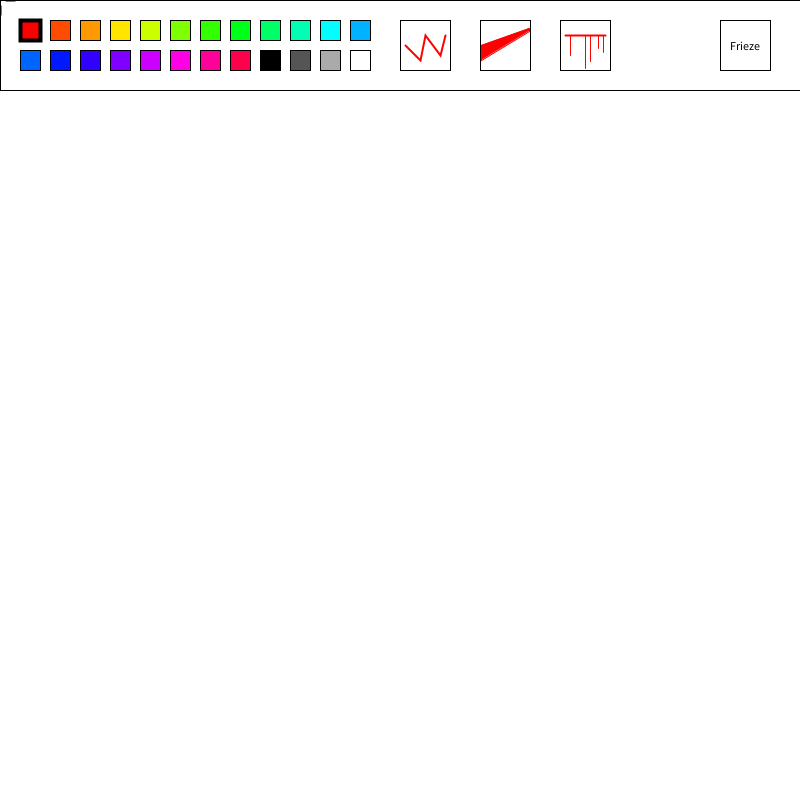
Frame 1 (no input)
Frame 60 (the mouse pressed at the canvas centre just before this capture): identical to frame 1, image omitted
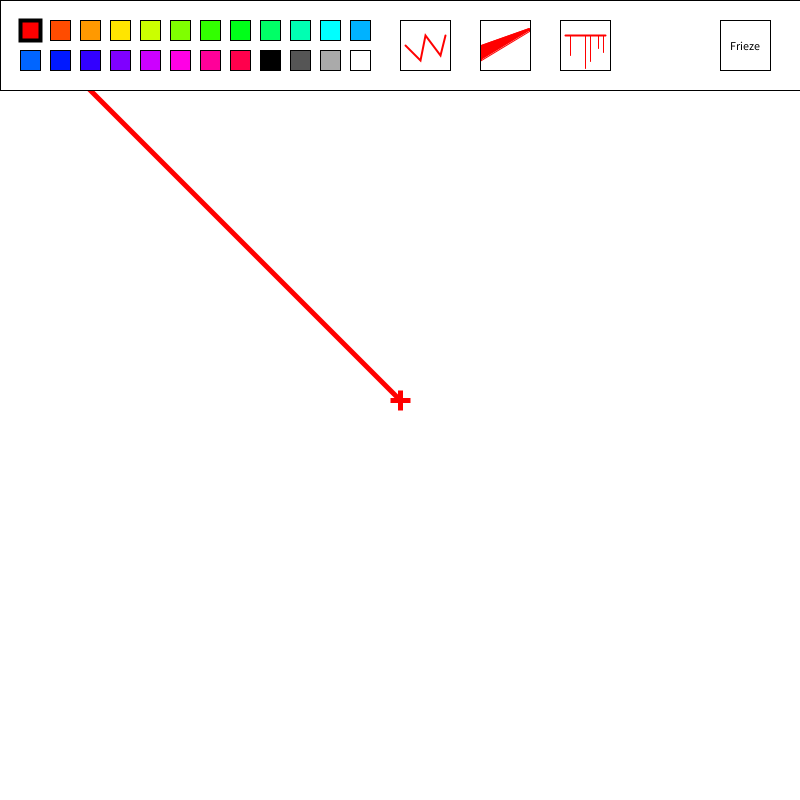
Frame 120 (the mouse held since frame 60 and released just before this capture)

The Processing sketch that drew these frames (run headless with seeded random() and noise(); from frame 60 on, the mouse is pressed at the canvas centre):

// Processing sketch: processing_78083
// ── processing_78083.pde


/************************************************************
 *                                                          *
 *                Bleeding Drawing Program 6.0              *
 *                Created by Colin WIllson                  *
 *                                                          *
 *                                                          *
 ************************************************************/

int sizeIndex = 1;
boolean eraser = false;
float erPosX = 0;
float erPosY = 0;
PImage scrGrb;
int[] selColor = {
  0, 255, 255
};

boolean toolClick = false;
int brushX;
int brushY;
int pbrushX;
int pbrushY;
int brushSize = 5;
int deBounce = 0;

Button[] buttons = new Button[25];
Button jitterBtn;
Button bleedBtn;
Button dripBtn;
//Button trigBtn;
Button friezeBtn;
PaintCursor paintCur;
LineBleed lineBleed;
JitterBrush jitterB;
DripBrush lineDrip;
FriezeBrush friezeBrush;
int[] buttonDef = {
  0, 0, 255
};



void setup() {

  size(800, 800);
  background(255);
  colorMode(HSB, 100, 255, 255);
  smooth();
  scrGrb = get();
  paintCur = new PaintCursor();
  lineBleed = new LineBleed();
  lineDrip = new DripBrush();
  jitterB = new JitterBrush();
  friezeBrush = new FriezeBrush("p111");
  jitterBtn = new Button(400, 20, 50, 50, buttonDef, 0, 1, false);
  bleedBtn = new Button(480, 20, 50, 50, buttonDef, 0, 1, false);
  dripBtn = new Button(560, 20, 50, 50, buttonDef, 0, 1, false);
 // trigBtn = new Button(640, 20, 50, 50, buttonDef, 0, 1, false);
  friezeBtn = new Button(720, 20, 50, 50, buttonDef, 0, 1, false, false);

  makeButtons();
  buttons[1].active = true;
}



void draw() {

  brushX = mouseX;
  brushY = mouseY;
  pbrushX = pmouseX;
  pbrushY = pmouseY;

  //background(255);

  image(scrGrb, 0, 0, width, height);
  //Size Changer
  strokeWeight(1);
  stroke(0, 255, 0);

  lineBleed.display();
  lineDrip.display();

  drawToolBar();

  if (mousePressed) { 
    if (toolClick == false) {
      if (jitterBtn.active == true) { 

        jitterB.display();

        println("jitter");
      }
      if (bleedBtn.active == true) {

        lineBleed.drawLine();

        println("bleed");
      }
      if (dripBtn.active == true) {

        lineDrip.drawLine();

        println("bleed");
      }

      if (friezeBtn.active == false) {
        stroke(selColor[0], selColor[1], selColor[2]);
        strokeWeight(brushSize);
        line(pbrushX, pbrushY, brushX, brushY);
      }
      else if (friezeBtn.selected == true && friezeBrush.newPatt == false) {
        
        image(friezeBrush.pixCapture, mouseX - ((brushSize * 10) / 2), mouseY - ((brushSize * 10) / 2)); 
        
      }
    }
  }
  else {

    jitterB.newSet();
  }



  if (friezeBrush.menuOpen == true) {

    friezeBrush.dropDown();

  }  
  



  scrGrb = get();
  noCursor();
  paintCur.display();
}

//FUNCTIONS-----------------------------------------------------------------


void mousePressed() {

  if (mouseY <= 70) {

    toolClick = true;
    //friezeBtn.selected = false;
    
    for (int i = 1; i < buttons.length; i++) {

      //buttons[i].checkStatus();
      if (buttons[i].checkStatus() == true) {

        for (int j = 1; j < i; j++) {
          buttons[j].active = false;
        }
        for (int j = i + 1; j < 25; j++) {
          buttons[j].active = false;
        }
        // Sets the brush color depending on what button is pressed
        selColor[0] = buttons[i].fillHue;
      }
    }

    jitterBtn.checkStatus();
    bleedBtn.checkStatus();
    dripBtn.checkStatus();
    friezeBtn.checkStatus();
    if (friezeBtn.active == true) {
      friezeBrush.menuOpen = true;
      friezeBrush.dropDown();
      println("BLLLLAAARRHHGG");
    }
  }
  else {
println("Im here");
    toolClick = false;
    if(friezeBtn.selected == true) {
  friezeBrush.flip();
}
  }
  println(jitterBtn.active);
}



// Draws the colorbuttons
void makeButtons() {

  int[] tempColor = {
    0, 0, 0
  };

  for (int i = 1; i < buttons.length; i++) {
    if (i < buttons.length - 4) {
      tempColor[0] = (i * ((100 / (buttons.length - 5))) - (100 / (buttons.length - 5)));
      tempColor[1] = 255;
      tempColor[2] = 255;

      //println((i * ((100 / (buttons.length - 1))) - (100 / (buttons.length - 1))));
      buttons[i] = new Button((((i-1) * 30) - (360 * ((i)/ 13))) + 20, ((i / 13) * 30) + 20, 20, 20, tempColor, 0, 1, true);
      println(tempColor[0]);
    }
    else {
      tempColor[0] = 0;
      tempColor[1] = 0;
      tempColor[2] = (((i - 20) * ((255 / (3)))) - (255 / (3)));
      println(tempColor[2]);
      buttons[i] = new Button((((i-1) * 30) - (360 * ((i)/ 13))) + 20, ((i / 13) * 30) + 20, 20, 20, tempColor, 0, 1, true);
    }
  }
}


void drawToolBar() {
  // Toolbar Bar
  fill(100);
  rect(0, 0, 800, 90);
  fill(0, 255, 255);



  for (int i = 1; i< buttons.length; i++) {

    buttons[i].display();
  }
  jitterBtn.display();
  noFill();
  stroke(selColor[0], selColor[1], selColor[2]);
  strokeWeight(2);
  beginShape();
  vertex(405, 45);
  vertex(420, 60);
  vertex(425, 35);
  vertex(440, 55);
  vertex(445, 35);
  endShape();


  bleedBtn.display();
  fill(selColor[0], selColor[1], selColor[2]);
  stroke(selColor[0], selColor[1], selColor[2]);
  strokeWeight(1);
  beginShape();
  vertex(529, 28);
  vertex(529, 31);
  vertex(481, 60);
  vertex(481, 45);
  vertex(529, 28);
  endShape();
  noFill();
  stroke(0, 0, 0);
  strokeWeight(jitterBtn.borderWidth);
  rect(jitterBtn.locX, jitterBtn.locY, jitterBtn.bWidth, jitterBtn.bHeight);

  dripBtn.display();
  stroke(selColor[0], selColor[1], selColor[2]);
  strokeWeight(2);
  line(565, 35, 605, 35);
  strokeWeight(1);
  line(570, 35, 570, 55);
  line(585, 35, 585, 68);
  line(590, 35, 590, 61);
  line(598, 35, 598, 48);
  line(603, 35, 603, 52);

 // trigBtn.display();
  friezeBtn.display();
  fill(0, 0, 0);
  textAlign(CENTER);
  text("Frieze", friezeBtn.locX + (friezeBtn.bWidth / 2), friezeBtn.locY + (friezeBtn.bHeight / 2) + 5);

  strokeWeight(2);
  stroke(0);
}


/*    
 //Changes color
 if (mouseX > 20 && mouseX < 70 && mouseY > 20 && mouseY < 70) {
 if (eraser == false) {
 println("A");
 
 if (colorIndex >= 255) {
 
 colorIndex = 0;
 }
 else {
 
 colorIndex +=20;
 }
 }
 
 eraser = false;
 }//Change size of brush
 else if (mouseX > 90 && mouseX < 140 && mouseY > 20 && mouseY < 70) {
 
 println("B");
 if (sizeIndex >= 30) {
 
 sizeIndex = 1;
 }
 else {
 
 sizeIndex += 2;
 }
 }
 else if (mouseX > 160 && mouseX < 210 && mouseY > 20 && mouseY < 70) {
 
 eraser = true;
 }
 
 */

class Button {

  int bWidth;
  int bHeight;

  int locX;
  int locY;
  int fillHue;
  int fillSat; 
  int fillBrightness;
  int borderColor;
  int borderWidth;
  boolean colorBtn;
  boolean toggle;

  boolean active;
    boolean selected = false;

  Button(int tempLocX, int tempLocY, int tempBWidth, int tempBHeight, int[] tempFillColor, int tempBorderColor, int tempBorderWidth, boolean tempColorBtn, boolean tempToggle) {
    bWidth = tempBWidth;
    bHeight = tempBHeight;
    locX = tempLocX;
    locY = tempLocY;
    fillHue = tempFillColor[0];
    fillSat = tempFillColor[1];
    fillBrightness = tempFillColor[2];
    borderColor = tempBorderColor;
    borderWidth = tempBorderWidth;
    colorBtn = tempColorBtn;
    toggle = tempToggle;

    active = false;
  }

  Button(int tempLocX, int tempLocY, int tempBWidth, int tempBHeight, int[] tempFillColor, int tempBorderColor, int tempBorderWidth, boolean tempColorBtn) {
    bWidth = tempBWidth;
    bHeight = tempBHeight;
    locX = tempLocX;
    locY = tempLocY;
    fillHue = tempFillColor[0];
    fillSat = tempFillColor[1];
    fillBrightness = tempFillColor[2];
    borderColor = tempBorderColor;
    borderWidth = tempBorderWidth;
    colorBtn = tempColorBtn;
    toggle = true;

    active = false;
  }

  void display() {
    // println(fillColor[0]);
    fill(fillHue, fillSat, fillBrightness);
    //print(fillHue);
    //print(fillSat);
    //println(fillBrightness);
    stroke(255, 255, 0);

    if (active == true) {

      strokeWeight(borderWidth + 3);
    }
    else {

      strokeWeight(borderWidth);
    }

    rect(locX, locY, bWidth, bHeight);
  }

  // Checks if button is being pressed
  boolean checkStatus() {

    if (mouseX > locX && mouseX < locX + bWidth && mouseY > locY && mouseY < locY + bHeight) {

      if (toggle == true) {
        friezeBtn.active = false;

        if (active == false) {

          active = true;

          println("->");
          println(colorBtn);

          if (colorBtn == true) {
            selColor[0] = fillHue;
            selColor[1] = fillSat;
            selColor[2] = fillBrightness;
            print(selColor[0]);
            print(selColor[1]);
            println(selColor[2]);


            println("YES!");
          }
        }
        else if (active == true) {
          active = false;
        }
      }
      else {
        jitterBtn.active = false;
        bleedBtn.active = false;
        dripBtn.active = false;
        friezeBtn.active = false;
        active = true;
      }
    }
    return active;
  }
}


class PaintCursor {

  boolean clicked = false;


  PaintCursor() {
  }

  void display() {
    if (friezeBtn.selected == false) {
    if (mousePressed) {

      strokeCap(SQUARE);
      line(mouseX - 10, mouseY, mouseX, mouseY);
      line(mouseX, mouseY, mouseX + 10, mouseY);
      line(mouseX, mouseY - 10, mouseX, mouseY);
      line(mouseX, mouseY, mouseX, mouseY + 10);
      strokeCap(ROUND);
    }
    else {

      strokeCap(SQUARE);
      line(mouseX - 15, mouseY, mouseX - 5, mouseY);
      line(mouseX +5, mouseY, mouseX + 15, mouseY);
      line(mouseX, mouseY - 15, mouseX, mouseY - 5);
      line(mouseX, mouseY + 5, mouseX, mouseY + 15);
      strokeCap(ROUND);
    }
    }
    else {
      strokeWeight(2);
      stroke(0, 0, 0);
      noFill();
      rect(mouseX - ((brushSize * 10) / 2), mouseY - ((brushSize * 10) / 2),(brushSize * 10) + 2, (brushSize * 10) + 2);
      
      //image(friezeBrush.pixCapture, mouseX - ((brushSize * 10) / 2), mouseY - ((brushSize * 10) / 2));
    }
  }
}


class DripBrush {



  //Array for holding line history
  //Technique referenced from http://processing.org/learning/2darray/
  float[][] lineHistory = new float[51][10];
  float dripDistance = .5;
  int dripTime = 70;
  int historyIndex = 1;
  boolean active = false;
  int dripWeight = 2;
  int colorIndex = 0;
  int satIndex = 0;
  int sizeIndex = 0;
  int rotationIndex = 2;
  float gatherSize = 1;
  float newY;


  DripBrush() {
  }


  //Controls the ink drip effect
  void display() {

    if (rotationIndex > 50) {

      rotationIndex = 1;
    }  

    for (int x = 1; x <= 50; x++) {

      if (lineHistory[rotationIndex][9] > 0) {
        //draws the expanding lines
        
        print("newY: ");
        println(newY);
        lineHistory[rotationIndex][8] += dripDistance * (lineHistory[rotationIndex][9] / 20);  
        strokeWeight(dripWeight);
        stroke(lineHistory[rotationIndex][5], lineHistory[rotationIndex][6], lineHistory[rotationIndex][7]);
        //line(lineHistory[rotationIndex][1], lineHistory[rotationIndex][2], lineHistory[rotationIndex][3], lineHistory[rotationIndex][4]);
        line(lineHistory[rotationIndex][1], lineHistory[rotationIndex][2], lineHistory[rotationIndex][1], lineHistory[rotationIndex][2] + lineHistory[rotationIndex][8]);
        //Keeps track of ammount of drip (or the ammount of times the line segment strokeWeight is increased)
        /*
        if(lineHistory[rotationIndex][9] < 10 && lineHistory[rotationIndex][9] > 3){
        
        noStroke();
        fill(lineHistory[rotationIndex][5], lineHistory[rotationIndex][6], lineHistory[rotationIndex][7]);
        ellipse(lineHistory[rotationIndex][1], lineHistory[rotationIndex][2] + lineHistory[rotationIndex][8], dripWeight + (dripWeight + 2 / (lineHistory[rotationIndex][9] / 10)),  dripWeight + (dripWeight + 2 / (lineHistory[rotationIndex][9] / 10)));  
        
        print("test: ");
//        println(gatherSize = (lineHistory[rotationIndex][9] * dripDistance) - lineHistory[rotationIndex][8]);
        println(lineHistory[rotationIndex][9]);
        lineHistory[rotationIndex][9]--;
        
      }
      */
        lineHistory[rotationIndex][9]--;
        
      } 

      if (rotationIndex == 50) {

        rotationIndex = 1;
      }
      else {

        rotationIndex++;
      }
      strokeWeight(1);
      stroke(0);
    }
  }


  void drawLine() {

    println("C");



    lineHistory[historyIndex][1] = brushX;
    lineHistory[historyIndex][2] = brushY;
    lineHistory[historyIndex][3] = pbrushX;
    lineHistory[historyIndex][4] = pbrushY;
    lineHistory[historyIndex][5] = selColor[0]; // Color when the line was created
    lineHistory[historyIndex][6] = selColor[1];
    lineHistory[historyIndex][7] = selColor[2];
    lineHistory[historyIndex][8] = sizeIndex; // Size when the line was created
    lineHistory[historyIndex][9] = dripTime + (int)random(-30, 30);    

    if (historyIndex == 50) {

      historyIndex = 1;
    }
    else {

      historyIndex ++;
    }
  }
}




/*
angle1X = pmouseX;
 angle1Y = pmouseY;
 
 angle2X = mouseX;
 angle2Y = mouseY;
 
 slope = (pAngle1Y - angle1Y) / (pAngle1X - angle1X);
 
 angle1 = atan(slope);
 angle
 
 
 
 degrees(angle1) += (((((x / abs(x)) - 1) * (-180)) / 2);
 degrees(angle2) += (((((x / abs(x)) - 1) * (-180)) / 2);
 
 handle = ((((angle1 - 180) + angle2) / 2) - aangle2) + 90;
 handle = abs(handle);
 
 angle1H = sq(aangle1X ^2) + sq(aangle1Y);
 
 angle1H = sqrt(angle1H);
 
 
 
 
 
 
 
 angle1X ^2 + a1y ^2 = h1 ^2
 
 
 */
class FriezeBrush {
  PImage pixCapture;
  PImage tempPix = createImage(50, 50, RGB);
  int brushX;
  int brushY;
  boolean active;
  String fMode;
  String overMode;
  boolean menuOpen = false;
  boolean newPatt = true;

  FriezeBrush(String tempFMode) {
    fMode = tempFMode;
    active = false;

  }
void display() {
  
        image(pixCapture, mouseX - ((brushSize * 10) / 2), mouseY - ((brushSize * 10) / 2));
}

  void flip() {
    
    if(newPatt == true) {
    //pixCapture = createImage(50, 50, RGB);
    pixCapture = get(mouseX - ((brushSize * 10) / 2), mouseY - ((brushSize * 10) / 2), brushSize * 10, brushSize * 10);
    println("get!!");
    newPatt = false;
    
    }
    else {
          println("set!!");
    
    if (fMode == "p111") {
      //image(pixCapture, mouseX - ((brushSize * 10) / 2), mouseY - ((brushSize * 10) / 2));
    }
    else if (fMode == "p112") {
      pushMatrix();
      image(pixCapture, mouseX + 25, mouseY + 25);
      rotate(radians(180));
      popMatrix();
    }
    else if (fMode == "p1g1") {
      // Flips the image vertically
      for (int i = 0; i < pixCapture.height; i++) {
        for (int j = 0; j < pixCapture.width; j ++) {
          tempPix.pixels[j] = pixCapture.pixels[(pixCapture.width - 1) - j];
        }
      }
      // Rotates the image 180 degrees
      pushMatrix();
      rotate(180);
      image(tempPix, mouseX, mouseY);
      popMatrix();
    } 
    else if (fMode ==" p1m1") {
      for (int i = 0; i < pixCapture.height / 2; i++) {
        for (int j = 0; j < pixCapture.width; j ++) {
          tempPix.pixels[j + ((pixCapture.height / 2 * pixCapture.width) + 1)] = pixCapture.pixels[((((pixCapture.height / 2) - j) * pixCapture.width) - pixCapture.width + 1) + j];
        }
      }
      image(tempPix, mouseX, mouseY);
    } 
    else if (fMode == "pmm2") {
    } 
    else if (fMode == "pm11") {
    } 
    else if (fMode == "pmg2") {
    }
  }
  }

  // Makes the drop down menu to select the different patterns
  void dropDown() {

    textAlign(CENTER);

    if (overMode == "p111") {
      fill(0, 255, 255);
    }
    else {
      fill(255, 0, 255);
    }
    rect(friezeBtn.locX, friezeBtn.locY + friezeBtn.bHeight, friezeBtn.bWidth, 25); 
    fill(0, 0, 0);
    text("P111", friezeBtn.locX + (friezeBtn.bHeight / 2), friezeBtn.locY + friezeBtn.bHeight + (friezeBtn.bHeight / 3));

    if (overMode == "p112") {
      fill(0, 255, 255);
    }
    else {
      fill(255, 0, 255);
    }
    rect(friezeBtn.locX, friezeBtn.locY + friezeBtn.bHeight + (25 * 1), friezeBtn.bWidth, 25); 
    fill(0, 0, 0);
    text("P112", friezeBtn.locX + (friezeBtn.bHeight / 2), friezeBtn.locY + friezeBtn.bHeight + ((friezeBtn.bHeight / 2) * 1) + (friezeBtn.bHeight / 3));

    if (overMode == "p1g1") {
      fill(0, 255, 255);
    }
    else {
      fill(255, 0, 255);
    }
    rect(friezeBtn.locX, friezeBtn.locY + friezeBtn.bHeight + (25 * 2), friezeBtn.bWidth, 25);
    fill(0, 0, 0);
    text("P1G1", friezeBtn.locX + (friezeBtn.bHeight / 2), friezeBtn.locY + friezeBtn.bHeight + ((friezeBtn.bHeight / 2) * 2) + (friezeBtn.bHeight / 3));

    if (overMode == "p1m1") {
      fill(0, 255, 255);
    }
    else {
      fill(255, 0, 255);
    }
    rect(friezeBtn.locX, friezeBtn.locY + friezeBtn.bHeight + (25 * 3), friezeBtn.bWidth, 25);
    fill(0, 0, 0);
    text("P1M1", friezeBtn.locX + (friezeBtn.bHeight / 2), friezeBtn.locY + friezeBtn.bHeight + ((friezeBtn.bHeight / 2) * 3) + (friezeBtn.bHeight / 3));

    if (overMode == "pmm2") {
      fill(0, 255, 255);
    }
    else {
      fill(255, 0, 255);
    }
    rect(friezeBtn.locX, friezeBtn.locY + friezeBtn.bHeight + (25 * 4), friezeBtn.bWidth, 25);
    fill(0, 0, 0);
    text("PMM2", friezeBtn.locX + (friezeBtn.bHeight / 2), friezeBtn.locY + friezeBtn.bHeight + ((friezeBtn.bHeight / 2) * 4) + (friezeBtn.bHeight / 3));

    if (overMode == "pm11") {
      fill(0, 255, 255);
    }
    else {
      fill(255, 0, 255);
    }
    rect(friezeBtn.locX, friezeBtn.locY + friezeBtn.bHeight + (25 * 5), friezeBtn.bWidth, 25);
    fill(0, 0, 0);
    text("PM11", friezeBtn.locX + (friezeBtn.bHeight / 2), friezeBtn.locY + friezeBtn.bHeight + ((friezeBtn.bHeight / 2) * 5) + (friezeBtn.bHeight / 3));

    if (overMode == "pmg2") {
      fill(0, 255, 255);
    }
    else {
      fill(255, 0, 255);
    }
    rect(friezeBtn.locX, friezeBtn.locY + friezeBtn.bHeight + (25 * 6), friezeBtn.bWidth, 25);
    fill(0, 0, 0);
    text("PMG2", friezeBtn.locX + (friezeBtn.bHeight / 2), friezeBtn.locY + friezeBtn.bHeight + ((friezeBtn.bHeight / 2) * 6) + (friezeBtn.bHeight / 3));

    for (int i = 0; i < 7; i++) {
      if (mouseX >= friezeBtn.locX && mouseX <= friezeBtn.locX + friezeBtn.bWidth && mouseY >= friezeBtn.locY + friezeBtn.bHeight + ((friezeBtn.bHeight / 2) * i) && mouseY <= friezeBtn.locY + friezeBtn.bHeight + ((friezeBtn.bHeight / 2) * i) + 25) {
        if (i == 0) {
          overMode = "p111";
          if(mousePressed) {
             fMode = overMode;
             menuOpen = false;
             newPatt = true;
friezeBtn.selected = true;
          }         
        }
        else if (i == 1) {
          overMode = "p112";
          if(mousePressed) {
             fMode = overMode;
             menuOpen = false;
             newPatt = true;
friezeBtn.selected = true;
          }    
        }
        else if (i == 2) {
          overMode = "p1g1";
          if(mousePressed) {
             fMode = overMode;
             menuOpen = false;
             newPatt = true;
friezeBtn.selected = true;
          }    
        }
        else if (i == 3) {
          overMode = "p1m1";
          if(mousePressed) {
             fMode = overMode;
             menuOpen = false;
             newPatt = true;
friezeBtn.selected = true;
          }    
        }
        else if (i == 4) {
          overMode = "pmm2";
          if(mousePressed) {
             fMode = overMode;
             menuOpen = false;
             newPatt = true;
friezeBtn.selected = true;
          }    
        }
        else if (i == 5) {
          overMode = "pm11";
          if(mousePressed) {
             fMode = overMode;
             menuOpen = false;
             newPatt = true;
friezeBtn.selected = true;
          }    
        }
        else if (i == 6) {
          overMode = "pmg2";
          if(mousePressed) {
             fMode = overMode;
             menuOpen = false;
             newPatt = true;
friezeBtn.selected = true;
          }    
        }
      }
    }
  }
}


class LineBleed {



  //Array for holding line history
  //Technique referenced from http://processing.org/learning/2darray/
  int[][] lineHistory = new int[51][10];
  int bleedDistance = 1;
  int bleedTime = 30;
  int historyIndex = 1;
  boolean active = false;
  int[] colorIndex = {
    0, 255, 255
  };

  int rotationIndex = 2;  


  LineBleed() {
  }


  //Controls the ink bleed effect
  void display() {

    if (rotationIndex > 50) {

      rotationIndex = 1;
    }  

    for (int x = 1; x <= 50; x++) {

      if (lineHistory[rotationIndex][9] > 0) { 

        //draws the expanding lines
        lineHistory[rotationIndex][8] += bleedDistance;  
        strokeWeight(lineHistory[rotationIndex][8]);
        stroke(lineHistory[rotationIndex][5], lineHistory[rotationIndex][6], lineHistory[rotationIndex][7]);
        line(lineHistory[rotationIndex][1], lineHistory[rotationIndex][2], lineHistory[rotationIndex][3], lineHistory[rotationIndex][4]);
        //Keeps track of ammount of bleed (or the ammount of times the line segment strokeWeight is increased)
        lineHistory[rotationIndex][9]--;
      }

      if (rotationIndex == 50) {

        rotationIndex = 1;
      }
      else {

        rotationIndex++;
      }
      strokeWeight(1);
      stroke(0);
    }
  }


  void drawLine() {


    println("C");



    lineHistory[historyIndex][1] = brushX;
    lineHistory[historyIndex][2] = brushY;
    lineHistory[historyIndex][3] = pbrushX;
    lineHistory[historyIndex][4] = pbrushY;
    lineHistory[historyIndex][5] = selColor[0]; // Color when the line was created
    lineHistory[historyIndex][6] = selColor[1];
    lineHistory[historyIndex][7] = selColor[2];
    lineHistory[historyIndex][8] = sizeIndex; // Size when the line was created
    lineHistory[historyIndex][9] = bleedTime;    


    if (historyIndex == 50) {

      historyIndex = 1;
    }
    else {

      historyIndex ++;
    }
  }
}




/*
angle1X = pmouseX;
 angle1Y = pmouseY;
 
 angle2X = mouseX;
 angle2Y = mouseY;
 
 slope = (pAngle1Y - angle1Y) / (pAngle1X - angle1X);
 
 angle1 = atan(slope);
 angle
 
 
 
 degrees(angle1) += (((((x / abs(x)) - 1) * (-180)) / 2);
 degrees(angle2) += (((((x / abs(x)) - 1) * (-180)) / 2);
 
 handle = ((((angle1 - 180) + angle2) / 2) - aangle2) + 90;
 handle = abs(handle);
 
 angle1H = sq(aangle1X ^2) + sq(aangle1Y);
 
 angle1H = sqrt(angle1H);
 
 
 
 
 
 
 
 angle1X ^2 + a1y ^2 = h1 ^2
 
 
 */

class JitterBrush {
  int prevPosX = 0;
  int prevPosY = 0;
  boolean active;

  JitterBrush() {
    active = false;
  }


  void display() {



    brushX = mouseX + (int)random(-15, 15);
    brushY = mouseY + (int)random(-15, 15);



    pbrushX = prevPosX;
    pbrushY = prevPosY;

    prevPosX = brushX;
    prevPosY = brushY;
  }  

  void newSet() {
    prevPosX = mouseX;
    prevPosY = mouseY;
  }
}
